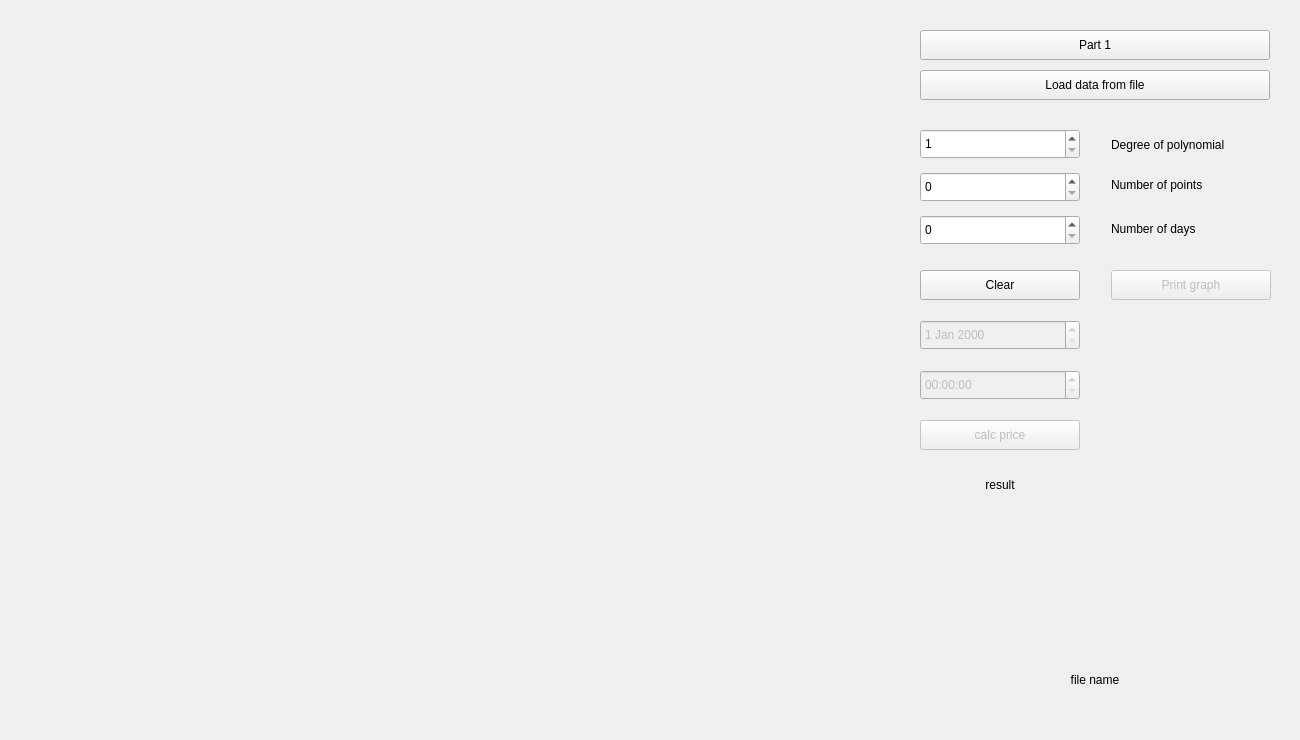
<?xml version="1.0" encoding="UTF-8"?>
<ui version="4.0">
 <class>SecondWindow</class>
 <widget class="QWidget" name="SecondWindow">
  <property name="geometry">
   <rect>
    <x>0</x>
    <y>0</y>
    <width>1300</width>
    <height>740</height>
   </rect>
  </property>
  <property name="minimumSize">
   <size>
    <width>1300</width>
    <height>740</height>
   </size>
  </property>
  <property name="maximumSize">
   <size>
    <width>1300</width>
    <height>740</height>
   </size>
  </property>
  <property name="windowTitle">
   <string>Algorithmic Trainding. Part 2</string>
  </property>
  <widget class="QPushButton" name="mainWindowButton">
   <property name="geometry">
    <rect>
     <x>920</x>
     <y>30</y>
     <width>350</width>
     <height>30</height>
    </rect>
   </property>
   <property name="text">
    <string>Part 1</string>
   </property>
  </widget>
  <widget class="s21::GraphWidget" name="graphWidget" native="true">
   <property name="geometry">
    <rect>
     <x>30</x>
     <y>30</y>
     <width>861</width>
     <height>681</height>
    </rect>
   </property>
  </widget>
  <widget class="QPushButton" name="loadDataButton">
   <property name="geometry">
    <rect>
     <x>920</x>
     <y>70</y>
     <width>350</width>
     <height>30</height>
    </rect>
   </property>
   <property name="text">
    <string>Load data from file</string>
   </property>
  </widget>
  <widget class="QSpinBox" name="degreeSpinBox">
   <property name="geometry">
    <rect>
     <x>920</x>
     <y>129</y>
     <width>160</width>
     <height>30</height>
    </rect>
   </property>
   <property name="minimum">
    <number>1</number>
   </property>
   <property name="maximum">
    <number>15</number>
   </property>
  </widget>
  <widget class="QLabel" name="degreeLabel">
   <property name="geometry">
    <rect>
     <x>1111</x>
     <y>130</y>
     <width>160</width>
     <height>30</height>
    </rect>
   </property>
   <property name="text">
    <string>Degree of polynomial</string>
   </property>
  </widget>
  <widget class="QSpinBox" name="pointsNumberSpinBox">
   <property name="geometry">
    <rect>
     <x>920</x>
     <y>172</y>
     <width>160</width>
     <height>30</height>
    </rect>
   </property>
   <property name="maximum">
    <number>9999</number>
   </property>
  </widget>
  <widget class="QLabel" name="label">
   <property name="geometry">
    <rect>
     <x>1111</x>
     <y>170</y>
     <width>160</width>
     <height>30</height>
    </rect>
   </property>
   <property name="text">
    <string>Number of points </string>
   </property>
  </widget>
  <widget class="QSpinBox" name="daysNumberSpinBox">
   <property name="geometry">
    <rect>
     <x>920</x>
     <y>215</y>
     <width>160</width>
     <height>30</height>
    </rect>
   </property>
  </widget>
  <widget class="QLabel" name="label_2">
   <property name="geometry">
    <rect>
     <x>1111</x>
     <y>214</y>
     <width>160</width>
     <height>30</height>
    </rect>
   </property>
   <property name="text">
    <string>Number of days</string>
   </property>
  </widget>
  <widget class="QPushButton" name="clearButton">
   <property name="geometry">
    <rect>
     <x>920</x>
     <y>270</y>
     <width>160</width>
     <height>30</height>
    </rect>
   </property>
   <property name="text">
    <string>Clear</string>
   </property>
  </widget>
  <widget class="QPushButton" name="printGraphButton">
   <property name="enabled">
    <bool>false</bool>
   </property>
   <property name="geometry">
    <rect>
     <x>1111</x>
     <y>270</y>
     <width>160</width>
     <height>30</height>
    </rect>
   </property>
   <property name="text">
    <string>Print graph</string>
   </property>
  </widget>
  <widget class="QLabel" name="file_name">
   <property name="geometry">
    <rect>
     <x>920</x>
     <y>650</y>
     <width>350</width>
     <height>60</height>
    </rect>
   </property>
   <property name="text">
    <string>file name</string>
   </property>
   <property name="alignment">
    <set>Qt::AlignCenter</set>
   </property>
   <property name="wordWrap">
    <bool>true</bool>
   </property>
  </widget>
  <widget class="QLabel" name="price_result">
   <property name="geometry">
    <rect>
     <x>920</x>
     <y>470</y>
     <width>160</width>
     <height>30</height>
    </rect>
   </property>
   <property name="text">
    <string>result</string>
   </property>
   <property name="alignment">
    <set>Qt::AlignCenter</set>
   </property>
  </widget>
  <widget class="QDateEdit" name="date_to_calc">
   <property name="enabled">
    <bool>false</bool>
   </property>
   <property name="geometry">
    <rect>
     <x>920</x>
     <y>320</y>
     <width>160</width>
     <height>30</height>
    </rect>
   </property>
  </widget>
  <widget class="QPushButton" name="calc_price">
   <property name="enabled">
    <bool>false</bool>
   </property>
   <property name="geometry">
    <rect>
     <x>920</x>
     <y>420</y>
     <width>160</width>
     <height>30</height>
    </rect>
   </property>
   <property name="text">
    <string>calc price</string>
   </property>
  </widget>
  <widget class="QTimeEdit" name="time_to_calc">
   <property name="enabled">
    <bool>false</bool>
   </property>
   <property name="geometry">
    <rect>
     <x>920</x>
     <y>370</y>
     <width>160</width>
     <height>30</height>
    </rect>
   </property>
  </widget>
 </widget>
 <customwidgets>
  <customwidget>
   <class>s21::GraphWidget</class>
   <extends>QWidget</extends>
   <header location="global">view/graph_widget/graph_widget.h</header>
   <container>1</container>
  </customwidget>
 </customwidgets>
 <resources/>
 <connections/>
</ui>
